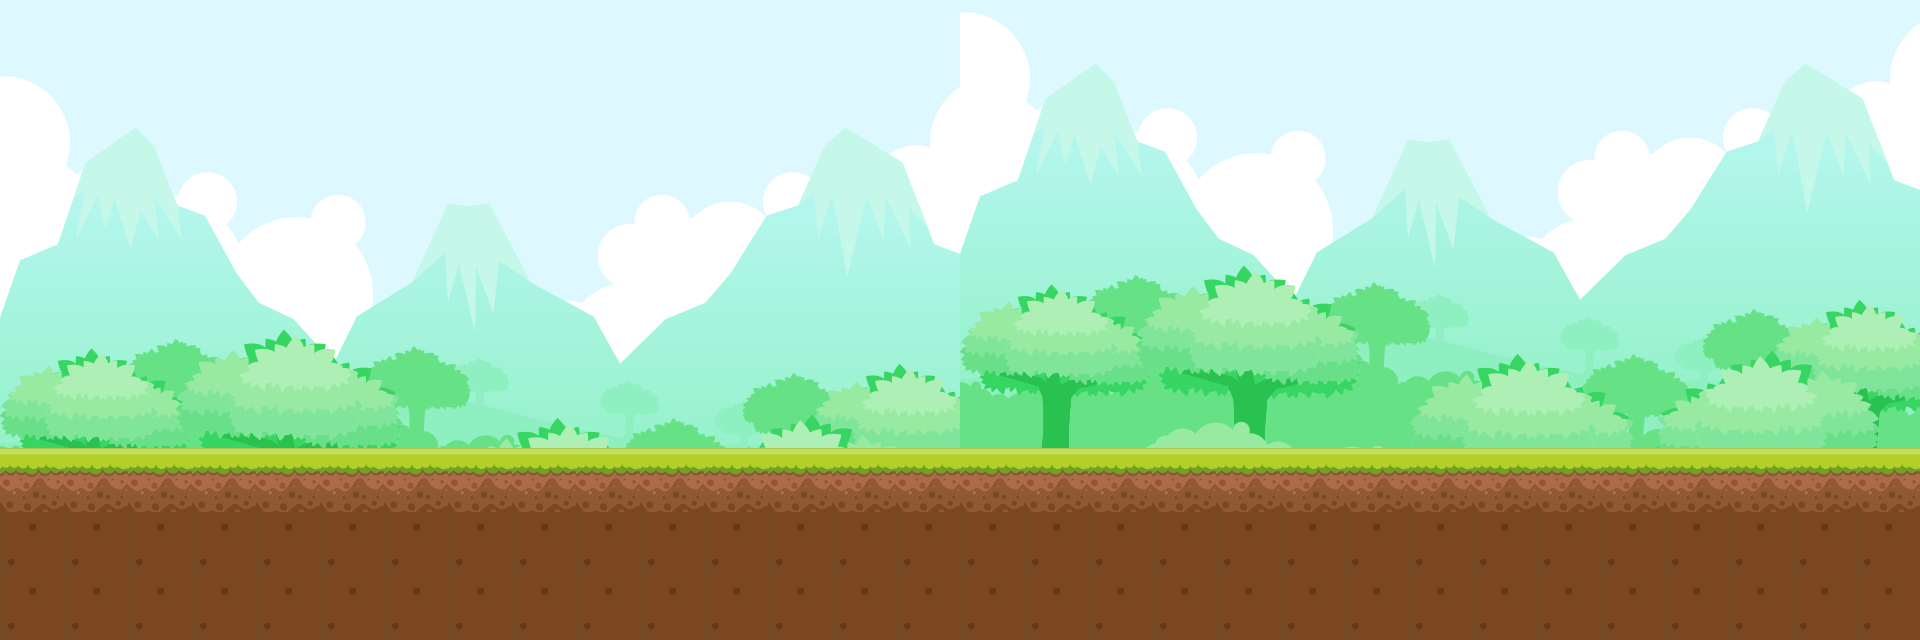

A level layout from a 2D game, rendered from its tile map. Below: a short description, then the map file with its tile-grid data intact:
An orthogonal 30x10 tile map with 64x64 px tiles, 2 tile layers (Background, Ground), 2 tilesets and 1 object.

<map version="1.2" tiledversion="1.3.3" orientation="orthogonal" renderorder="right-down" width="30" height="10" tilewidth="64" tileheight="64" infinite="0" nextlayerid="6" nextobjectid="55">
 <tileset firstgid="1" name="background" tilewidth="64" tileheight="64" tilecount="165" columns="15">
  <grid orientation="orthogonal" width="16" height="16" />
  <image source="bg.png" width="1000" height="750" />
 </tileset>
 <tileset firstgid="166" name="foresttileset" tilewidth="64" tileheight="64" tilecount="35" columns="7">
  <grid orientation="orthogonal" width="16" height="16" />
  <image source="gr.jpg" width="490" height="368" />
 </tileset>
 <layer id="1" name="Background" width="30" height="10">
  <data encoding="csv">
1,2,3,4,5,6,7,8,9,10,11,12,13,14,15,16,17,18,19,20,21,22,23,24,25,26,27,28,29,30,
16,17,18,19,20,21,22,23,24,25,26,27,28,29,30,31,32,33,34,35,36,37,38,39,40,41,42,43,44,45,
31,32,33,34,35,36,37,38,39,40,41,42,43,44,45,46,47,48,49,50,51,52,53,54,55,56,57,58,59,60,
46,47,48,49,50,51,52,53,54,55,56,57,58,59,60,61,62,63,64,65,66,67,68,69,70,71,72,73,74,75,
61,62,63,64,65,66,67,68,69,70,71,72,73,74,75,76,77,78,79,80,81,82,83,84,85,86,87,88,89,90,
76,77,78,79,80,81,82,83,84,85,86,87,88,89,90,91,92,93,94,95,96,97,98,99,100,101,102,103,104,105,
91,92,93,94,95,96,97,98,99,100,101,102,103,104,105,106,107,108,109,110,111,112,113,114,115,116,117,118,119,120,
106,107,108,109,110,111,112,113,114,115,116,117,118,119,120,121,122,123,124,125,126,127,128,129,130,131,132,133,134,135,
121,122,123,124,125,126,127,128,129,130,131,132,133,134,135,136,137,138,139,140,141,142,143,144,145,146,147,148,149,150,
136,137,138,139,140,141,142,143,144,145,146,147,148,149,150,151,152,153,154,155,156,157,158,159,160,161,162,163,164,165
</data>
 </layer>
 <layer id="2" name="Ground" width="30" height="10">
  <data encoding="csv">
0,0,0,0,0,0,0,0,0,0,0,0,0,0,0,0,0,0,0,0,0,0,0,0,0,0,0,0,0,0,
0,0,0,0,0,0,0,0,0,0,0,0,0,0,0,0,0,0,0,0,0,0,0,0,0,0,0,0,0,0,
0,0,0,0,0,0,0,0,0,0,0,0,0,0,0,0,0,0,0,0,0,0,0,0,0,0,0,0,0,0,
0,0,0,0,0,0,0,0,0,0,0,0,0,0,0,0,0,0,0,0,0,0,0,0,0,0,0,0,0,0,
0,0,0,0,0,0,0,0,0,0,0,0,0,0,0,0,0,0,0,0,0,0,0,0,0,0,0,0,0,0,
0,0,0,0,0,0,0,0,0,0,0,0,0,0,0,0,0,0,0,0,0,0,0,0,0,0,0,0,0,0,
0,0,0,0,0,0,0,0,0,0,0,0,0,0,0,0,0,0,0,0,0,0,0,0,0,0,0,0,0,0,
168,168,168,168,168,168,168,168,168,168,168,168,168,168,168,168,168,168,168,168,168,168,168,168,168,168,168,168,168,168,
183,183,183,183,183,183,183,183,183,183,183,183,183,183,183,183,183,183,183,183,183,183,183,183,183,183,183,183,183,183,
183,183,183,183,183,183,183,183,183,183,183,183,183,183,183,183,183,183,183,183,183,183,183,183,183,183,183,183,183,183
</data>
 </layer>
 <objectgroup id="5" name="walkingGround">
  <object id="50" x="0" y="448" width="1920" height="64" />
 </objectgroup>
</map>
